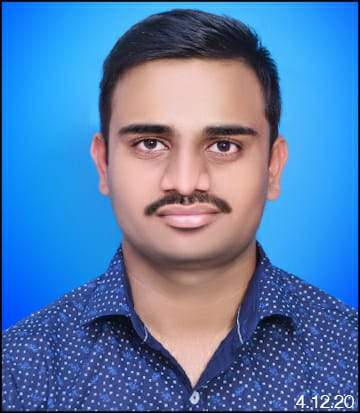
#> input picture Face_detection_using opencv/image1.jpg, 360 x 413 px
$ python face_detection_single_image.py
#> lines starting #> are read from the running program, lines starting #| are printed output that depends on the picture; after the words box and inside, x2 and y2 are one past the last pixel; in counts of white or black regions, pixels touching at a corner belong together
#importing open cv
import cv2

#dataset load
trainedDataset=cv2.CascadeClassifier('face.xml')

#choose a image
img=cv2.imread('image1.jpg')
#> img is the input picture: shape (413, 360, 3); mean B, G, R 173, 123, 84.6

#Converting to black and white(grayscale)
#BGR-BLUE-GREEN-RED
grayimg=cv2.cvtColor(img,cv2.COLOR_BGR2GRAY)
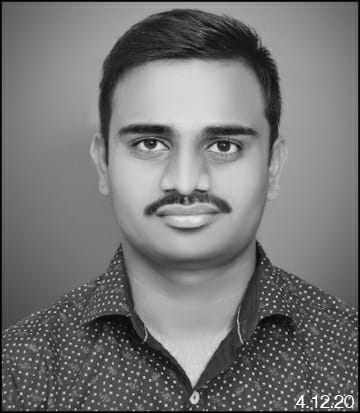
#> grayimg: shape (413, 360); min 0, max 253, mean 117.2

#detecting faces in the image
face_coordinates=trainedDataset.detectMultiScale(grayimg)
#> face_coordinates = [[80, 61, 216, 216]]
#print(face_coordinates) #[[ 80  61 216 216]]  [x,y,width,height]

x,y,w,h=face_coordinates[0]
#> x = 80; y = 61; w = 216; h = 216

cv2.rectangle(img,(x,y),(x+w,y+h),(0,0,255),2)
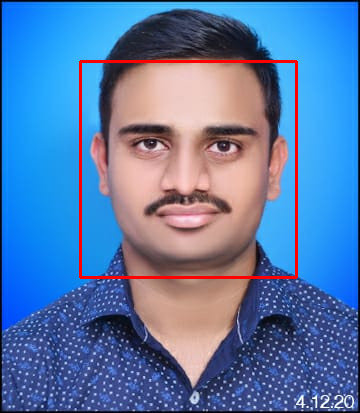
#> img: shape (413, 360, 3); 1.74% of pixels changed, all inside (x1, y1, x2, y2) = (79, 60, 298, 279)

#Displaying the image
cv2.imshow('Window',img)
cv2.waitKey()
print('END OF PROGRAM')

$ run again, with Face_detection_using opencv/image2.jpg copied over Face_detection_using opencv/image1.jpg
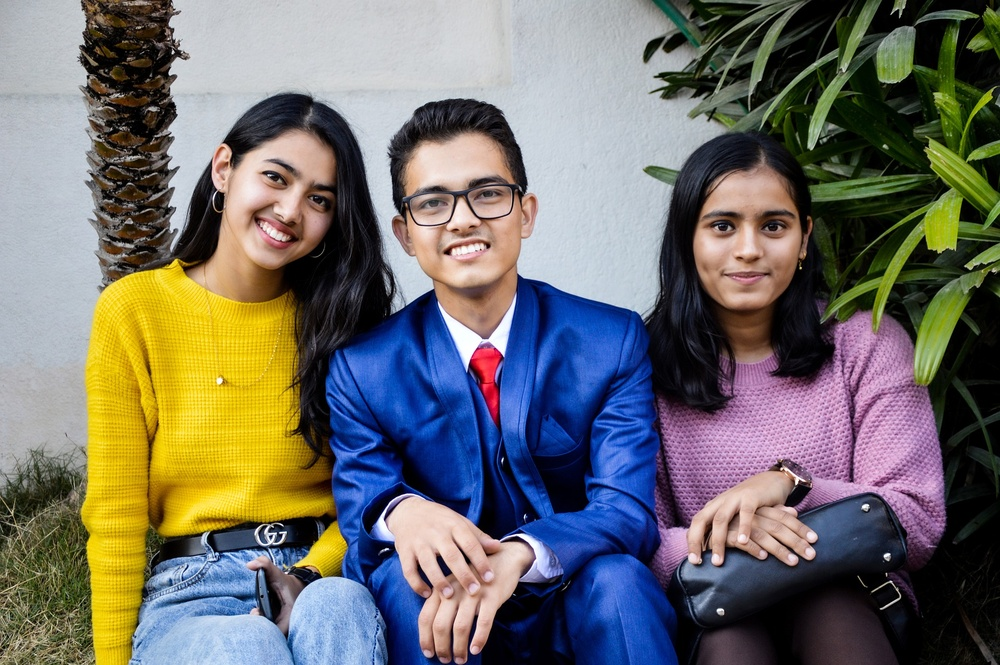
#> input picture Face_detection_using opencv/image2.jpg, 1000 x 665 px, shrunk from 1920 x 1276 before the run
#> img is the input picture: shape (665, 1000, 3); mean B, G, R 105.2, 109.6, 111.5
#> `grayimg=cv2.cvtColor(img,cv2.COLOR_BGR2GRAY)`:
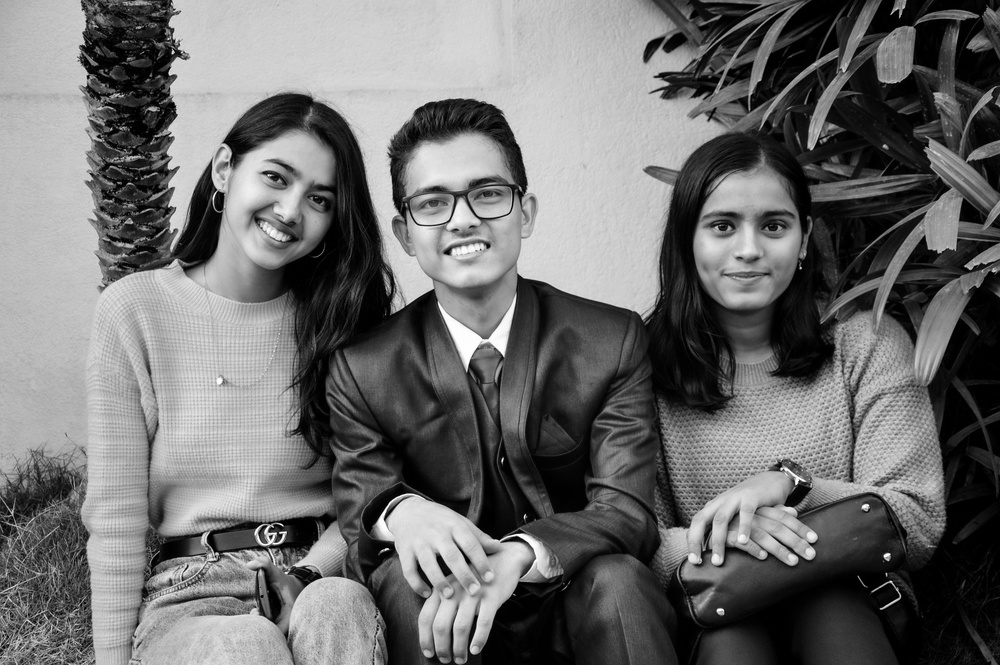
#> grayimg: shape (665, 1000); min 0, max 255, mean 109.7
#> face_coordinates = [[677, 171, 139, 139], [386, 141, 146, 146], [134, 490, 147, 147]]
#> x = 677; y = 171; w = 139
#> `cv2.rectangle(img,(x,y),(x+w,y+h),(0,0,255),2)`:
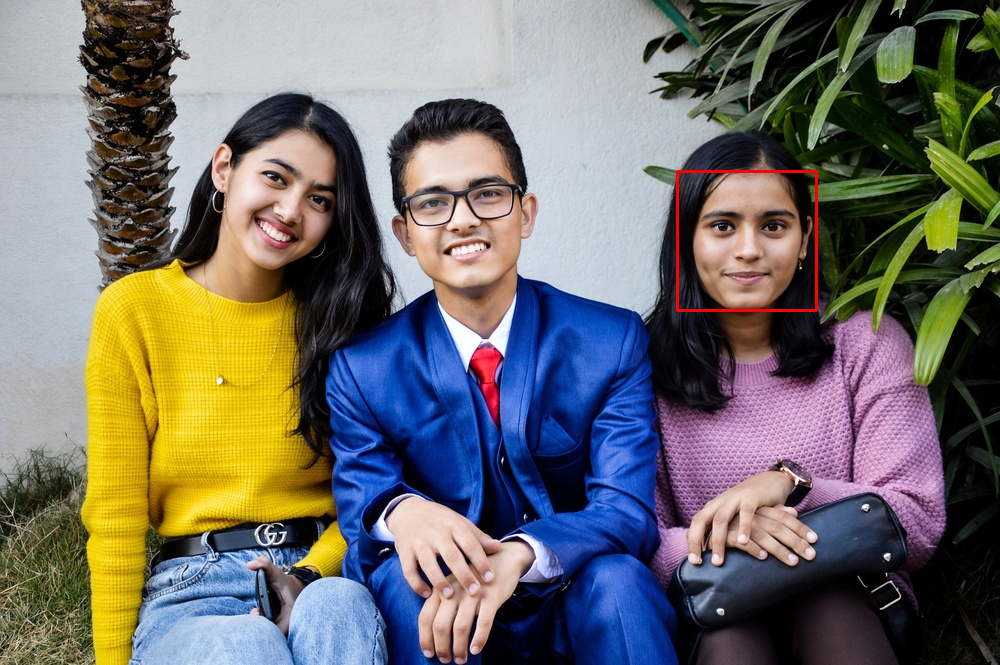
#> img: shape (665, 1000, 3); 0.25% of pixels changed, all inside (x1, y1, x2, y2) = (676, 170, 818, 312)

$ run again, with Face_detection_using opencv/image3.jpg copied over Face_detection_using opencv/image1.jpg
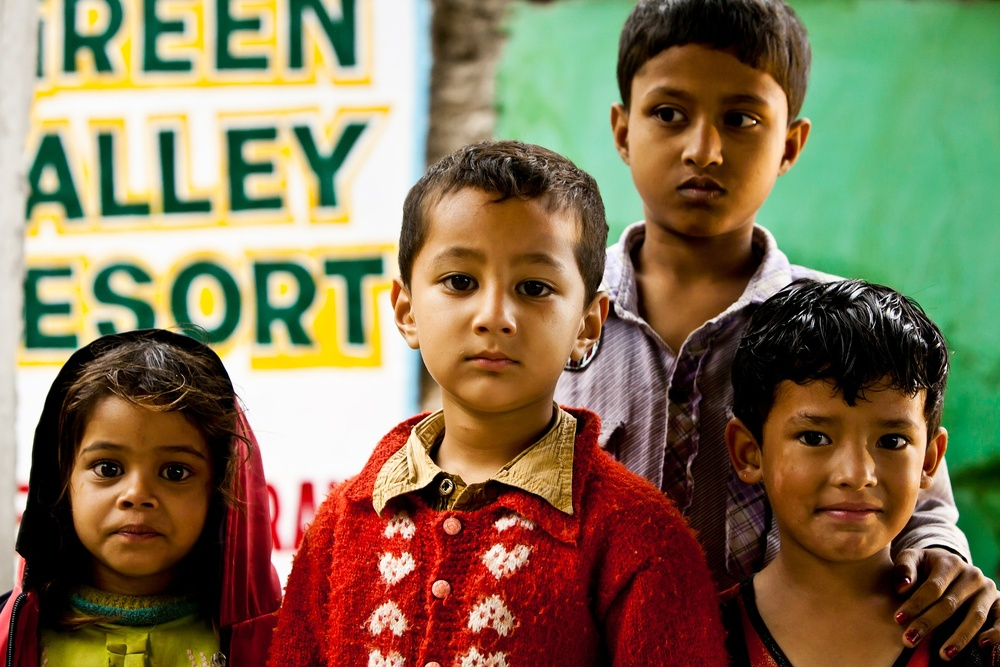
#> input picture Face_detection_using opencv/image3.jpg, 1000 x 667 px, shrunk from 1920 x 1280 before the run
#> img is the input picture: shape (667, 1000, 3); mean B, G, R 84.6, 115.2, 130.8
#> `grayimg=cv2.cvtColor(img,cv2.COLOR_BGR2GRAY)`:
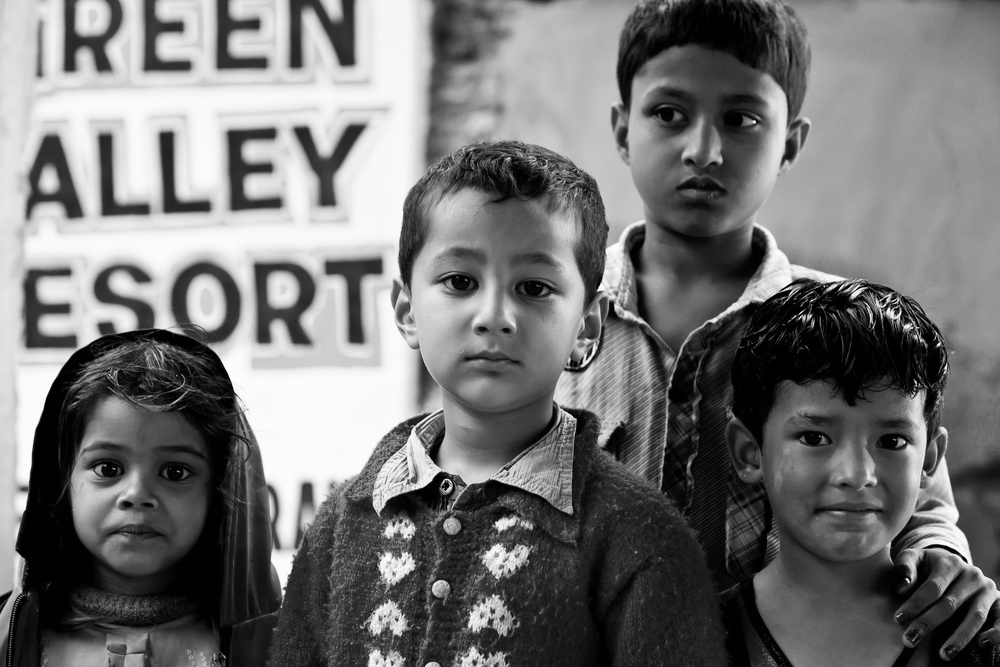
#> grayimg: shape (667, 1000); min 0, max 255, mean 116.4
#> face_coordinates = [[205, 100, 98, 98], [604, 48, 186, 186], [391, 205, 204, 204], [50, 399, 178, 178], [748, 366, 187, 187]]
#> x = 205; y = 100; w = 98
#> `cv2.rectangle(img,(x,y),(x+w,y+h),(0,0,255),2)`:
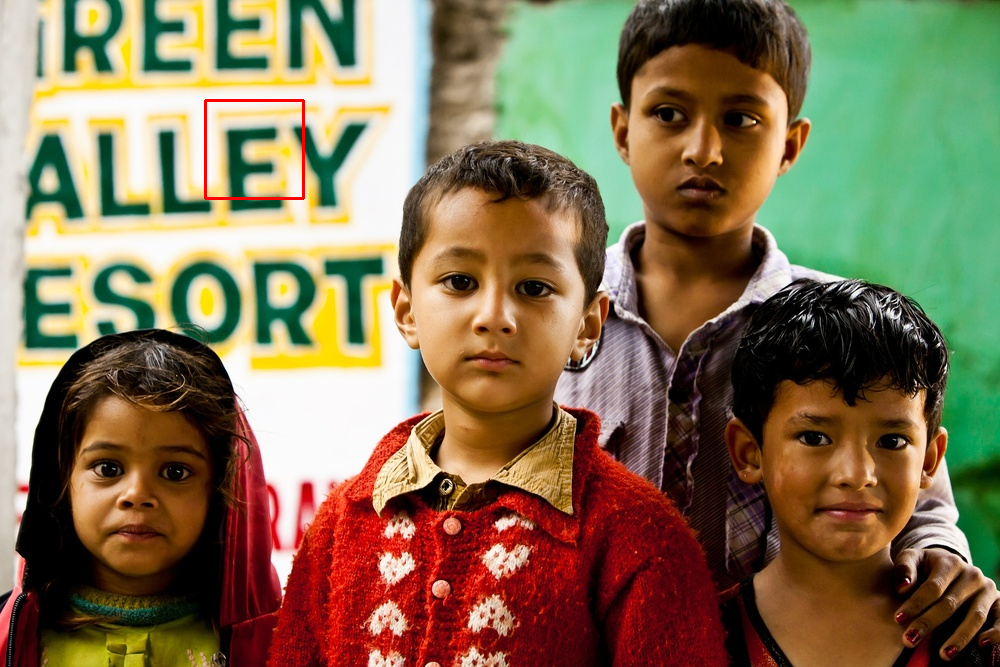
#> img: shape (667, 1000, 3); 0.18% of pixels changed, all inside (x1, y1, x2, y2) = (204, 99, 305, 200)
